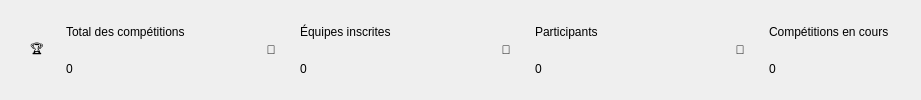
                      <widget class="QWidget" name="kpiRowComp">
                       <layout class="QHBoxLayout" name="kpiLayoutComp" stretch="1,1,1,1">
                        <property name="spacing">
                         <number>16</number>
                        </property>
                        <property name="leftMargin">
                         <number>0</number>
                        </property>
                        <property name="topMargin">
                         <number>0</number>
                        </property>
                        <property name="rightMargin">
                         <number>0</number>
                        </property>
                        <property name="bottomMargin">
                         <number>0</number>
                        </property>
                        <item>
                         <widget class="QFrame" name="cardKpi1Comp">
                          <property name="card" stdset="0">
                           <bool>true</bool>
                          </property>
                          <layout class="QHBoxLayout" name="kpiCardLayout1Comp">
                           <property name="leftMargin">
                            <number>14</number>
                           </property>
                           <property name="topMargin">
                            <number>14</number>
                           </property>
                           <property name="rightMargin">
                            <number>14</number>
                           </property>
                           <property name="bottomMargin">
                            <number>14</number>
                           </property>
                           <item>
                            <widget class="QLabel" name="kpiIcon1Comp">
                             <property name="minimumSize">
                              <size>
                               <width>46</width>
                               <height>46</height>
                              </size>
                             </property>
                             <property name="maximumSize">
                              <size>
                               <width>46</width>
                               <height>46</height>
                              </size>
                             </property>
                             <property name="role" stdset="0">
                              <string notr="true">kpiIcon</string>
                             </property>
                             <property name="text">
                              <string>🏆</string>
                             </property>
                             <property name="alignment">
                              <set>Qt::AlignCenter</set>
                             </property>
                            </widget>
                           </item>
                           <item>
                            <layout class="QVBoxLayout" name="kpiTextLayout1Comp">
                             <property name="spacing">
                              <number>2</number>
                             </property>
                             <item>
                              <widget class="QLabel" name="kpiTitle1Comp">
                               <property name="role" stdset="0">
                                <string notr="true">kpiTitle</string>
                               </property>
                               <property name="text">
                                <string>Total des compétitions</string>
                               </property>
                              </widget>
                             </item>
                             <item>
                              <widget class="QLabel" name="kpiTotalComp">
                               <property name="role" stdset="0">
                                <string notr="true">kpiValue</string>
                               </property>
                               <property name="text">
                                <string>0</string>
                               </property>
                              </widget>
                             </item>
                            </layout>
                           </item>
                           <item>
                            <spacer name="kpiSpacer1">
                             <property name="orientation">
                              <enum>Qt::Horizontal</enum>
                             </property>
                             <property name="sizeHint" stdset="0">
                              <size>
                               <width>40</width>
                               <height>20</height>
                              </size>
                             </property>
                            </spacer>
                           </item>
                          </layout>
                         </widget>
                        </item>
                        <item>
                         <widget class="QFrame" name="cardKpi2Comp">
                          <property name="card" stdset="0">
                           <bool>true</bool>
                          </property>
                          <layout class="QHBoxLayout" name="kpiCardLayout2Comp">
                           <property name="leftMargin">
                            <number>14</number>
                           </property>
                           <property name="topMargin">
                            <number>14</number>
                           </property>
                           <property name="rightMargin">
                            <number>14</number>
                           </property>
                           <property name="bottomMargin">
                            <number>14</number>
                           </property>
                           <item>
                            <widget class="QLabel" name="kpiIcon2Comp">
                             <property name="minimumSize">
                              <size>
                               <width>46</width>
                               <height>46</height>
                              </size>
                             </property>
                             <property name="maximumSize">
                              <size>
                               <width>46</width>
                               <height>46</height>
                              </size>
                             </property>
                             <property name="role" stdset="0">
                              <string notr="true">kpiIcon</string>
                             </property>
                             <property name="text">
                              <string>👥</string>
                             </property>
                             <property name="alignment">
                              <set>Qt::AlignCenter</set>
                             </property>
                            </widget>
                           </item>
                           <item>
                            <layout class="QVBoxLayout" name="kpiTextLayout2Comp">
                             <property name="spacing">
                              <number>2</number>
                             </property>
                             <item>
                              <widget class="QLabel" name="kpiTitle2Comp">
                               <property name="role" stdset="0">
                                <string notr="true">kpiTitle</string>
                               </property>
                               <property name="text">
                                <string>Équipes inscrites</string>
                               </property>
                              </widget>
                             </item>
                             <item>
                              <widget class="QLabel" name="kpiEquipes">
                               <property name="role" stdset="0">
                                <string notr="true">kpiValue</string>
                               </property>
                               <property name="text">
                                <string>0</string>
                               </property>
                              </widget>
                             </item>
                            </layout>
                           </item>
                           <item>
                            <spacer name="kpiSpacer2">
                             <property name="orientation">
                              <enum>Qt::Horizontal</enum>
                             </property>
                             <property name="sizeHint" stdset="0">
                              <size>
                               <width>40</width>
                               <height>20</height>
                              </size>
                             </property>
                            </spacer>
                           </item>
                          </layout>
                         </widget>
                        </item>
                        <item>
                         <widget class="QFrame" name="cardKpi3Comp">
                          <property name="card" stdset="0">
                           <bool>true</bool>
                          </property>
                          <layout class="QHBoxLayout" name="kpiCardLayout3Comp">
                           <property name="leftMargin">
                            <number>14</number>
                           </property>
                           <property name="topMargin">
                            <number>14</number>
                           </property>
                           <property name="rightMargin">
                            <number>14</number>
                           </property>
                           <property name="bottomMargin">
                            <number>14</number>
                           </property>
                           <item>
                            <widget class="QLabel" name="kpiIcon3Comp">
                             <property name="minimumSize">
                              <size>
                               <width>46</width>
                               <height>46</height>
                              </size>
                             </property>
                             <property name="maximumSize">
                              <size>
                               <width>46</width>
                               <height>46</height>
                              </size>
                             </property>
                             <property name="role" stdset="0">
                              <string notr="true">kpiIcon</string>
                             </property>
                             <property name="text">
                              <string>👤</string>
                             </property>
                             <property name="alignment">
                              <set>Qt::AlignCenter</set>
                             </property>
                            </widget>
                           </item>
                           <item>
                            <layout class="QVBoxLayout" name="kpiTextLayout3Comp">
                             <property name="spacing">
                              <number>2</number>
                             </property>
                             <item>
                              <widget class="QLabel" name="kpiTitle3Comp">
                               <property name="role" stdset="0">
                                <string notr="true">kpiTitle</string>
                               </property>
                               <property name="text">
                                <string>Participants</string>
                               </property>
                              </widget>
                             </item>
                             <item>
                              <widget class="QLabel" name="kpiPart">
                               <property name="role" stdset="0">
                                <string notr="true">kpiValue</string>
                               </property>
                               <property name="text">
                                <string>0</string>
                               </property>
                              </widget>
                             </item>
                            </layout>
                           </item>
                           <item>
                            <spacer name="kpiSpacer3">
                             <property name="orientation">
                              <enum>Qt::Horizontal</enum>
                             </property>
                             <property name="sizeHint" stdset="0">
                              <size>
                               <width>40</width>
                               <height>20</height>
                              </size>
                             </property>
                            </spacer>
                           </item>
                          </layout>
                         </widget>
                        </item>
                        <item>
                         <widget class="QFrame" name="cardKpi4Comp">
                          <property name="card" stdset="0">
                           <bool>true</bool>
                          </property>
                          <layout class="QHBoxLayout" name="kpiCardLayout4Comp">
                           <property name="leftMargin">
                            <number>14</number>
                           </property>
                           <property name="topMargin">
                            <number>14</number>
                           </property>
                           <property name="rightMargin">
                            <number>14</number>
                           </property>
                           <property name="bottomMargin">
                            <number>14</number>
                           </property>
                           <item>
                            <widget class="QLabel" name="kpiIcon4Comp">
                             <property name="minimumSize">
                              <size>
                               <width>46</width>
                               <height>46</height>
                              </size>
                             </property>
                             <property name="maximumSize">
                              <size>
                               <width>46</width>
                               <height>46</height>
                              </size>
                             </property>
                             <property name="role" stdset="0">
                              <string notr="true">kpiIcon</string>
                             </property>
                             <property name="text">
                              <string>🚩</string>
                             </property>
                             <property name="alignment">
                              <set>Qt::AlignCenter</set>
                             </property>
                            </widget>
                           </item>
                           <item>
                            <layout class="QVBoxLayout" name="kpiTextLayout4Comp">
                             <property name="spacing">
                              <number>2</number>
                             </property>
                             <item>
                              <widget class="QLabel" name="kpiTitle4Comp">
                               <property name="role" stdset="0">
                                <string notr="true">kpiTitle</string>
                               </property>
                               <property name="text">
                                <string>Compétitions en cours</string>
                               </property>
                              </widget>
                             </item>
                             <item>
                              <widget class="QLabel" name="kpiCours">
                               <property name="role" stdset="0">
                                <string notr="true">kpiValue</string>
                               </property>
                               <property name="text">
                                <string>0</string>
                               </property>
                              </widget>
                             </item>
                            </layout>
                           </item>
                           <item>
                            <spacer name="kpiSpacer4">
                             <property name="orientation">
                              <enum>Qt::Horizontal</enum>
                             </property>
                             <property name="sizeHint" stdset="0">
                              <size>
                               <width>40</width>
                               <height>20</height>
                              </size>
                             </property>
                            </spacer>
                           </item>
                          </layout>
                         </widget>
                        </item>
                       </layout>
                      </widget>
